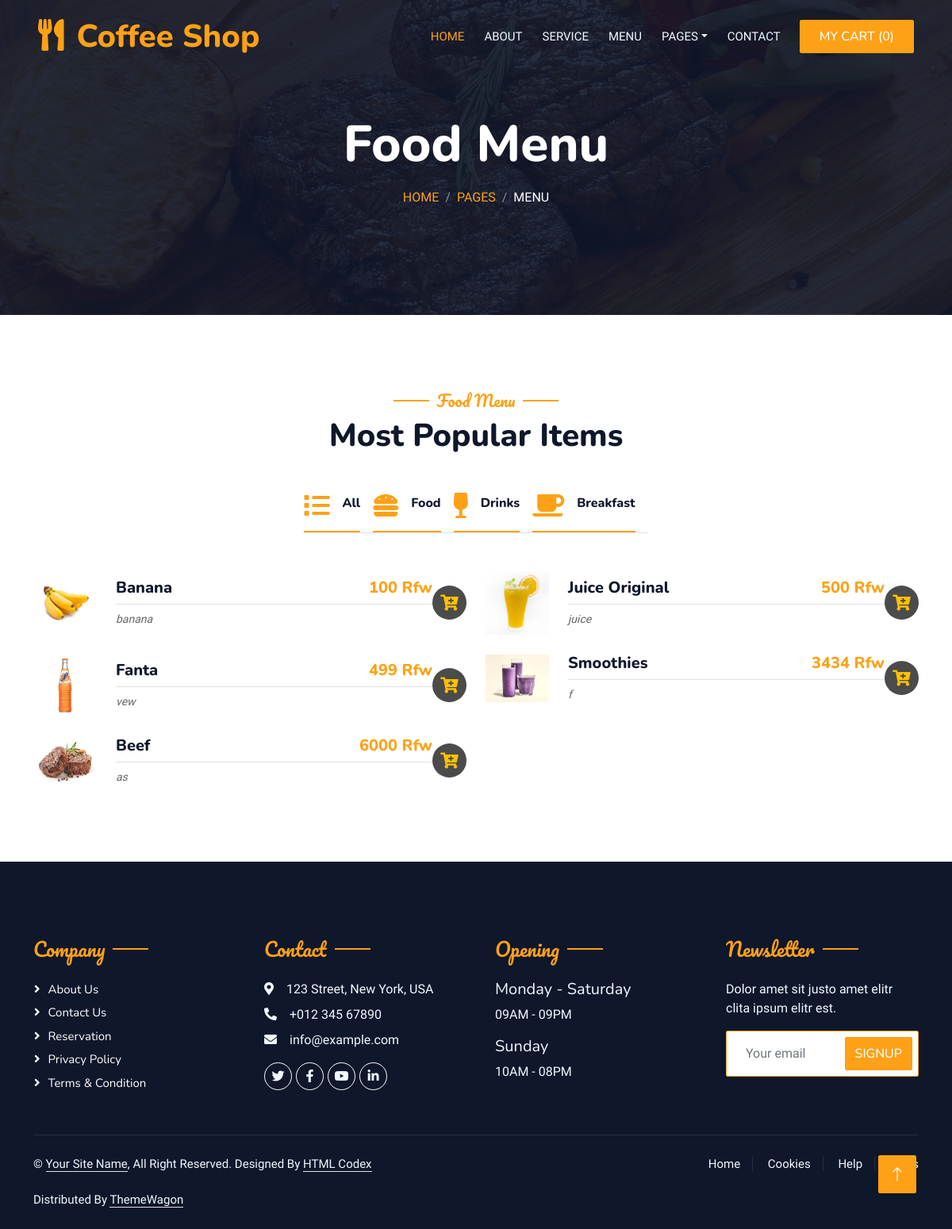
Page /menu.php on the committed database.
### tables this page shows
CREATE TABLE `category` (
  `cat_id` int(11) NOT NULL,
  `cat_name` varchar(100) NOT NULL,
  `cat_icon` varchar(100) NOT NULL
);

CREATE TABLE `menu` (
  `men_id` int(11) NOT NULL,
  `men_name` varchar(100) NOT NULL,
  `men_category` int(11) NOT NULL,
  `men_image` varchar(100) NOT NULL,
  `men_price` float NOT NULL,
  `men_details` longtext NOT NULL
);

### admin/driver/dealer.php (called while the page is built, shortened)
<?php
class Action extends Database{
	public function selectRows($query,$param){
		$db=$this->connect();
		$fetch=$db->prepare($query);
		$fetch->execute();
		return $fetch->fetchAll();
	}
}
?>

### menu.php (the view)
<?php require 'header.php'; ?>
            <div class="container-xxl py-5 bg-dark hero-header mb-5">
                <div class="container text-center my-5 pt-5 pb-4">
                    <h1 class="display-3 text-white mb-3 animated slideInDown">Food Menu</h1>
                    <nav aria-label="breadcrumb">
                        <ol class="breadcrumb justify-content-center text-uppercase">
                            <li class="breadcrumb-item"><a href="#">Home</a></li>
                            <li class="breadcrumb-item"><a href="#">Pages</a></li>
                            <li class="breadcrumb-item text-white active" aria-current="page">Menu</li>
                        </ol>
                    </nav>
                </div>
            </div>
        </div>
        <div class="container-xxl py-5">
            <div class="container">
                <div class="text-center wow fadeInUp" data-wow-delay="0.1s">
                    <h5 class="section-title ff-secondary text-center text-primary fw-normal">Food Menu</h5>
                    <h1 class="mb-5">Most Popular Items</h1>
                </div>
                <div class="tab-class text-center wow fadeInUp" data-wow-delay="0.1s">
                    <ul class="nav nav-pills d-inline-flex justify-content-center border-bottom mb-5">
                    <li class="nav-item">
                            <a class="d-flex align-items-center text-start mx-3 ms-0 pb-3 active switch" data-bs-toggle="pill" href="#tab-1" data-class="menu">
                                <i class="fa fa-list fa-2x text-primary"></i>
                                <div class="ps-3">
                                    <h6 class="mt-n1 mb-0">All</h6>
                                </div>
                            </a>
                        </li>
                    <?php
                                      $sql = "SELECT * from category";
                                      $param = array();
                                      $datas = $action->selectRows($sql,$param);
                                      foreach ($datas as $key => $data) {
                                    ?>
                    <li class="nav-item">
                            <a class="d-flex align-items-center text-start mx-3 ms-0 pb-3 active switch" data-bs-toggle="pill" href="#tab-1" data-class="menu<?= $data['cat_id'];?>">
                                <i class="fa fa-<?= $data['cat_icon'];?> fa-2x text-primary"></i>
                                <div class="ps-3">
                                    <h6 class="mt-n1 mb-0"><?= $data['cat_name'];?></h6>
                                </div>
                            </a>
                        </li>
                        <?php }?>
                    </ul>
                    <div class="tab-content">
                        <div id="tab-1" class="tab-pane fade show p-0 active">
                            <div class="row g-4 menus">
                                <?php
                                      $sql = "SELECT * from menu,category where cat_id=men_category";
                                      $param = array();
                                      $datas = $action->selectRows($sql,$param);
                                      foreach ($datas as $key => $data) {
                                    ?>
                                <div class="col-lg-6 menu menu<?= $data['men_category'];?>">
                                    <div class="d-flex align-items-center">
                                        <img class="flex-shrink-0 img-fluid rounded" src="admin/<?= $data['men_image'];?>" alt="" style="width: 80px;">
                                        <div class="w-100 d-flex flex-column text-start ps-4">
                                            <h5 class="d-flex justify-content-between border-bottom pb-2">
                                                <span><?= $data['men_name'];?></span>
                                                <span class="text-primary"><?= $data['men_price'];?> Rfw</span>
                                            </h5>
                                            <small class="fst-italic"><?= $data['men_details'];?></small>
                                        </div>
                                        <div style="display:flex;justify-content:center;align-items:center;font-size:20;color:#ffc000;padding:10px;background:#4b4b4b;border-radius:50%;width:50px;aspect-ratio:1/1;cursor:pointer;" class="addToCart" data-id="<?= $data['men_id'];?>">
                                            <i class="fas fa-cart-plus"></i>
                                        </div>
                                    </div>
                                </div>
                                <?php } ?>
                            </div>
                        </div>
                    </div>
                </div>
            </div>
        </div>
        <?php require 'footer.php'; ?>

### header.php (shortened to what this page needs)
<!DOCTYPE php>
<php lang="en">
<head>
    <link href="https://cdnjs.cloudflare.com/ajax/libs/font-awesome/5.10.0/css/all.min.css" rel="stylesheet">
    <link href="https://cdn.jsdelivr.net/npm/bootstrap-icons@1.4.1/font/bootstrap-icons.css" rel="stylesheet">
    <link href="lib/animate/animate.min.css" rel="stylesheet">
    <link href="lib/owlcarousel/assets/owl.carousel.min.css" rel="stylesheet">
    <link href="lib/tempusdominus/css/tempusdominus-bootstrap-4.min.css" rel="stylesheet" />
    <link href="css/bootstrap.min.css" rel="stylesheet">
    <link href="css/style.css" rel="stylesheet">
</head>
<?php
      require 'admin/driver/dealer.php';
?>
<body>
    <div class="container-xxl bg-white p-0">
        <?php
                $menuNum = 0;
        ?>
        <div class="container-xxl position-relative p-0">
            <nav class="navbar navbar-expand-lg navbar-dark bg-dark px-4 px-lg-5 py-3 py-lg-0">
                <a href="" class="navbar-brand p-0">
                    <h1 class="text-primary m-0"><i class="fa fa-utensils me-3"></i>Coffee Shop</h1>
                </a>
                <div class="collapse navbar-collapse" id="navbarCollapse">
                    <div class="navbar-nav ms-auto py-0 pe-4">
                        <a href="index.php" class="nav-item nav-link active">Home</a>
                        <a href="about.php" class="nav-item nav-link">About</a>
                        <a href="service.php" class="nav-item nav-link">Service</a>
                        <a href="menu.php" class="nav-item nav-link">Menu</a>
                        <div class="nav-item dropdown">
                            <a href="#" class="nav-link dropdown-toggle" data-bs-toggle="dropdown">Pages</a>
                        </div>
                        <a href="contact.php" class="nav-item nav-link">Contact</a>
                    </div>
                    <a href="mycart.php" class="btn btn-primary py-2 px-4">My Cart (<?= $menuNum; ?>)</a>
                </div>
            </nav>

### footer.php (shortened to what this page needs)
        <div class="container-fluid bg-dark text-light footer pt-5 mt-5 wow fadeIn" data-wow-delay="0.1s">
            <div class="container py-5">
                <div class="row g-5">
                    <div class="col-lg-3 col-md-6">
                        <h4 class="section-title ff-secondary text-start text-primary fw-normal mb-4">Company</h4>
                        <a class="btn btn-link" href="">About Us</a>
                        <a class="btn btn-link" href="">Contact Us</a>
                        <a class="btn btn-link" href="">Reservation</a>
                        <a class="btn btn-link" href="">Privacy Policy</a>
                        <a class="btn btn-link" href="">Terms & Condition</a>
                    </div>
                    <div class="col-lg-3 col-md-6">
                        <h4 class="section-title ff-secondary text-start text-primary fw-normal mb-4">Contact</h4>
                        <p class="mb-2"><i class="fa fa-map-marker-alt me-3"></i>123 Street, New York, USA</p>
                        <p class="mb-2"><i class="fa fa-phone-alt me-3"></i>+012 345 67890</p>
                        <p class="mb-2"><i class="fa fa-envelope me-3"></i>info@example.com</p>
                        <div class="d-flex pt-2">
                            <a class="btn btn-outline-light btn-social" href=""><i class="fab fa-twitter"></i></a>
                            <a class="btn btn-outline-light btn-social" href=""><i class="fab fa-facebook-f"></i></a>
                            <a class="btn btn-outline-light btn-social" href=""><i class="fab fa-youtube"></i></a>
                            <a class="btn btn-outline-light btn-social" href=""><i class="fab fa-linkedin-in"></i></a>
                        </div>
                    </div>
                    <div class="col-lg-3 col-md-6">
                        <h4 class="section-title ff-secondary text-start text-primary fw-normal mb-4">Opening</h4>
                        <h5 class="text-light fw-normal">Monday - Saturday</h5>
                        <p>09AM - 09PM</p>
                        <h5 class="text-light fw-normal">Sunday</h5>
                        <p>10AM - 08PM</p>
                    </div>
                    <div class="col-lg-3 col-md-6">
                        <h4 class="section-title ff-secondary text-start text-primary fw-normal mb-4">Newsletter</h4>
                        <p>Dolor amet sit justo amet elitr clita ipsum elitr est.</p>
                        <div class="position-relative mx-auto" style="max-width: 400px;">
                            <input class="form-control border-primary w-100 py-3 ps-4 pe-5" type="text" placeholder="Your email">
                            <button type="button" class="btn btn-primary py-2 position-absolute top-0 end-0 mt-2 me-2">SignUp</button>
                        </div>
                    </div>
                </div>
            </div>
            <div class="container">
                <div class="copyright">
                    <div class="row">
                        <div class="col-md-6 text-center text-md-start mb-3 mb-md-0">
                            &copy; <a class="border-bottom" href="#">Your Site Name</a>, All Right Reserved.
							Designed By <a class="border-bottom" href="https://htmlcodex.com">HTML Codex</a><br><br>
                            Distributed By <a class="border-bottom" href="https://themewagon.com" target="_blank">ThemeWagon</a>
                        </div>
                        <div class="col-md-6 text-center text-md-end">
                            <div class="footer-menu">
                                <a href="">Home</a>
                                <a href="">Cookies</a>
                                <a href="">Help</a>
                                <a href="">FQAs</a>
                            </div>
                        </div>
                    </div>
                </div>
            </div>
        </div>
        <a href="#" class="btn btn-lg btn-primary btn-lg-square back-to-top"><i class="bi bi-arrow-up"></i></a>
    </div>
</body>
</html>

### css/style.css (style rules this page uses)
.ff-secondary { font-family: 'Pacifico', cursive; }
.back-to-top { position: fixed; display: none; right: 45px; bottom: 45px; z-index: 99; }
.btn { font-family: 'Nunito', sans-serif; font-weight: 500; text-transform: uppercase; transition: .5s; }
.btn.btn-primary, .btn.btn-secondary { color: #FFFFFF; }
.btn-lg-square { width: 48px; height: 48px; }
.btn-square, .btn-sm-square, .btn-lg-square { padding: 0; display: flex; align-items: center; justify-content: center; font-weight: normal; border-radius: 2px; }
.navbar-dark .navbar-nav .nav-link { position: relative; margin-left: 25px; padding: 35px 0; font-size: 15px; color: var(--light) !important; text-transform: uppercase; font-weight: 500; outline: none; transition: .5s; }
.navbar-dark .navbar-nav .nav-link:hover, .navbar-dark .navbar-nav .nav-link.active { color: var(--primary) !important; }
@media (min-width: 992px) { .navbar-dark { position: absolute; width: 100%; top: 0; left: 0; z-index: 999; background: transparent !important; } }
.hero-header { background: linear-gradient(rgba(15, 23, 43, .9), rgba(15, 23, 43, .9)), url(../img/bg-hero.jpg); background-position: center center; background-repeat: no-repeat; background-size: cover; }
.breadcrumb-item + .breadcrumb-item::before { color: rgba(255, 255, 255, .5); }
.section-title { position: relative; display: inline-block; }
.section-title::before { position: absolute; content: ""; width: 45px; height: 2px; top: 50%; left: -55px; margin-top: -1px; background: var(--primary); }
.section-title::after { position: absolute; content: ""; width: 45px; height: 2px; top: 50%; right: -55px; margin-top: -1px; background: var(--primary); }
.section-title.text-start::before, .section-title.text-end::after { display: none; }
.nav-pills .nav-item .active { border-bottom: 2px solid var(--primary); }
.footer .btn.btn-social { margin-right: 5px; width: 35px; height: 35px; display: flex; align-items: center; justify-content: center; color: var(--light); border: 1px solid #FFFFFF; border-radius: 35px; transition: .3s; }
.footer .btn.btn-link { display: block; margin-bottom: 5px; padding: 0; text-align: left; color: #FFFFFF; font-size: 15px; font-weight: normal; text-transform: capitalize; transition: .3s; }
.footer .btn.btn-link::before { position: relative; content: "\f105"; font-family: "Font Awesome 5 Free"; font-weight: 900; margin-right: 10px; }
.footer .copyright { padding: 25px 0; font-size: 15px; border-top: 1px solid rgba(256, 256, 256, .1); }
.footer .copyright a { color: var(--light); }
.footer .footer-menu a { margin-right: 15px; padding-right: 15px; border-right: 1px solid rgba(255, 255, 255, .1); }
.footer .footer-menu a:last-child { margin-right: 0; padding-right: 0; border-right: none; }

### rows in the picture
category: cat_name "Food"
category: cat_name "Drinks"
category: cat_name "Breakfast"
menu: men_image (picture), men_name "Banana", men_price "100", men_details "banana"
menu: men_image (picture), men_name "Juice Original", men_price "500", men_details "juice"
menu: men_image (picture), men_name "Fanta", men_price "499", men_details "vew", $data['men_id'] 5 (drawn)
menu: men_image (picture), men_name "Smoothies", men_price "3434", men_details "f"
menu: men_image (picture), men_name "Beef", men_price "6000", men_details "as"

### other values in the picture
$menuNum "0"
